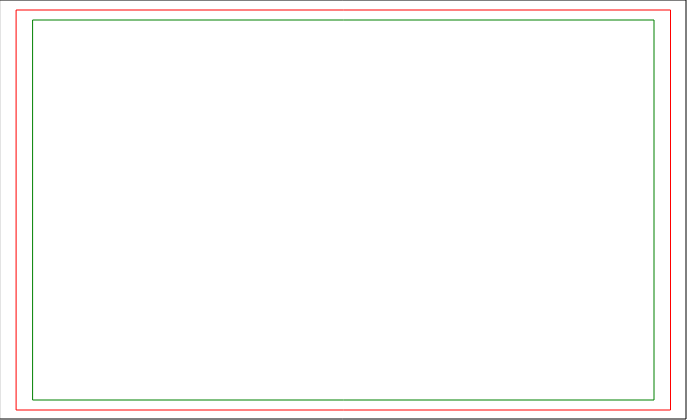
Frame 1 (no input)
Frame 60 (no input): identical to frame 1, image omitted
Frame 120 (the mouse pressed at the canvas centre since frame 60): identical to frame 1, image omitted

The p5.js sketch that drew this single still picture (run headless with seeded random() and noise() and a simulated clock; from frame 60 on, the mouse is pressed at the canvas centre):

// p5.js sketch
// ── sketch.js
// Print dimensions - good to keep ratios as variables throughout!
var cardW = 654;
var cardH = 400;

// additional bleed and padding %
var bleedPadW = Math.round(cardW*0.05);
var bleedPadH = Math.round(cardH*0.05);

// dimensions for bleed area
var bleedXmin = 0;
var bleedXmax = cardW + bleedPadW;
var bleedYmin = 0;
var bleedYmax = cardH + bleedPadH;

// dims for centered card area
var cardXmin = 0 + bleedPadW * 0.5;
var cardXmax = cardW;
var cardYmin = 0 + (bleedPadH * 0.5);
var cardYmax = cardH;

// dims for centered padding area
var padXmin = 0 + bleedPadW;
var padXmax = cardW - bleedPadW;
var padYmin = 0 + bleedPadH;
var padYmax = cardH - bleedPadH;


function setup() {
	createCanvas(cardW+bleedPadW, cardH+bleedPadH); //width and height of my canvas
	stroke("black");
	rect(bleedXmin, bleedYmin, bleedXmax-1, bleedYmax-1); // minus one to make it visible inside canvas
	console.log(bleedXmax + " " + bleedYmax);
	stroke("red");
	rect(cardXmin, cardYmin, cardXmax, cardYmax); // not centered
	stroke("green");
	rect(padXmin, padYmin, padXmax, padYmax); // not centered
	
}

function draw() {

}
